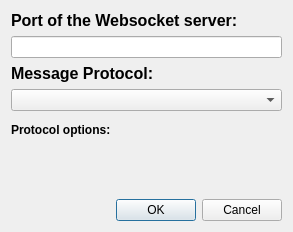
<?xml version="1.0" encoding="UTF-8"?>
<ui version="4.0">
 <class>WebSocketDialog</class>
 <widget class="QWidget" name="WebSocketDialog">
  <property name="geometry">
   <rect>
    <x>0</x>
    <y>0</y>
    <width>293</width>
    <height>232</height>
   </rect>
  </property>
  <property name="windowTitle">
   <string>WebSocket Server</string>
  </property>
  <layout class="QVBoxLayout" name="verticalLayout">
   <item>
    <widget class="QLabel" name="label">
     <property name="font">
      <font>
       <pointsize>12</pointsize>
       <weight>75</weight>
       <bold>true</bold>
      </font>
     </property>
     <property name="text">
      <string>Port of the Websocket server:</string>
     </property>
    </widget>
   </item>
   <item>
    <widget class="LineEdit" name="lineEditPort"/>
   </item>
   <item>
    <widget class="QLabel" name="label_2">
     <property name="font">
      <font>
       <pointsize>12</pointsize>
       <weight>75</weight>
       <bold>true</bold>
      </font>
     </property>
     <property name="text">
      <string>Message Protocol:</string>
     </property>
    </widget>
   </item>
   <item>
    <widget class="QComboBox" name="comboBoxProtocol"/>
   </item>
   <item>
    <widget class="QWidget" name="boxOptions" native="true">
     <layout class="QVBoxLayout" name="layoutOptions">
      <property name="leftMargin">
       <number>0</number>
      </property>
      <property name="topMargin">
       <number>6</number>
      </property>
      <property name="rightMargin">
       <number>0</number>
      </property>
      <property name="bottomMargin">
       <number>6</number>
      </property>
      <item>
       <widget class="QLabel" name="label_3">
        <property name="font">
         <font>
          <weight>75</weight>
          <bold>true</bold>
         </font>
        </property>
        <property name="text">
         <string>Protocol options:</string>
        </property>
       </widget>
      </item>
     </layout>
    </widget>
   </item>
   <item>
    <spacer name="verticalSpacer">
     <property name="orientation">
      <enum>Qt::Vertical</enum>
     </property>
     <property name="sizeHint" stdset="0">
      <size>
       <width>20</width>
       <height>40</height>
      </size>
     </property>
    </spacer>
   </item>
   <item>
    <widget class="QDialogButtonBox" name="buttonBox">
     <property name="standardButtons">
      <set>QDialogButtonBox::Cancel|QDialogButtonBox::Ok</set>
     </property>
    </widget>
   </item>
  </layout>
 </widget>
 <customwidgets>
  <customwidget>
   <class>LineEdit</class>
   <extends>QLineEdit</extends>
   <header>PlotJuggler/line_edit.h</header>
  </customwidget>
 </customwidgets>
 <resources/>
 <connections/>
</ui>
